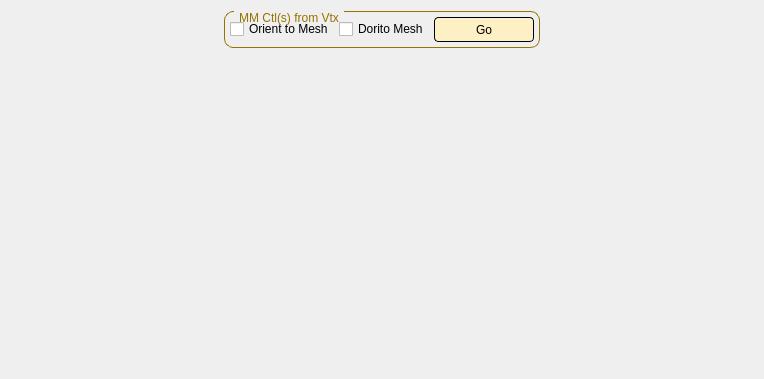
      <widget class="QWidget" name="tab_11">
       <attribute name="title">
        <string>Match Move Ctl</string>
       </attribute>
       <layout class="QGridLayout" name="gridLayout_26">
        <item row="0" column="0">
         <spacer name="horizontalSpacer_30">
          <property name="orientation">
           <enum>Qt::Horizontal</enum>
          </property>
          <property name="sizeHint" stdset="0">
           <size>
            <width>213</width>
            <height>20</height>
           </size>
          </property>
         </spacer>
        </item>
        <item row="0" column="1">
         <widget class="QGroupBox" name="groupBox_42">
          <property name="sizePolicy">
           <sizepolicy hsizetype="Preferred" vsizetype="Expanding">
            <horstretch>0</horstretch>
            <verstretch>0</verstretch>
           </sizepolicy>
          </property>
          <property name="minimumSize">
           <size>
            <width>0</width>
            <height>0</height>
           </size>
          </property>
          <property name="maximumSize">
           <size>
            <width>16777215</width>
            <height>47</height>
           </size>
          </property>
          <property name="styleSheet">
           <string notr="true">QGroupBox {
    border: 1px solid gray;
    border-radius: 9px;
    margin-top: 0.5em;
border-color:  rgb(150, 114, 0);
}

QGroupBox::title {
    subcontrol-origin: margin;
    left: 10px;
    padding: 0 3px 0 3px;
	color:  rgb(150, 114, 0);
}</string>
          </property>
          <property name="title">
           <string>MM Ctl(s) from Vtx</string>
          </property>
          <layout class="QGridLayout" name="gridLayout_133">
           <property name="leftMargin">
            <number>5</number>
           </property>
           <property name="topMargin">
            <number>5</number>
           </property>
           <property name="rightMargin">
            <number>5</number>
           </property>
           <property name="bottomMargin">
            <number>5</number>
           </property>
           <property name="spacing">
            <number>5</number>
           </property>
           <item row="0" column="0">
            <layout class="QGridLayout" name="gridLayout_134">
             <item row="0" column="0">
              <widget class="QCheckBox" name="chk_mmOrient">
               <property name="toolTip">
                <string>Orient ctls to vertex normal</string>
               </property>
               <property name="layoutDirection">
                <enum>Qt::LeftToRight</enum>
               </property>
               <property name="text">
                <string>Orient to Mesh</string>
               </property>
              </widget>
             </item>
             <item row="0" column="1">
              <widget class="QCheckBox" name="chk_mmDorito">
               <property name="toolTip">
                <string>Creates decondary dorito mesh, that is deformed by ctls</string>
               </property>
               <property name="layoutDirection">
                <enum>Qt::LeftToRight</enum>
               </property>
               <property name="text">
                <string>Dorito Mesh</string>
               </property>
              </widget>
             </item>
             <item row="0" column="2">
              <widget class="QPushButton" name="btn_mmGo">
               <property name="minimumSize">
                <size>
                 <width>100</width>
                 <height>25</height>
                </size>
               </property>
               <property name="toolTip">
                <string>Creates Match Move controllers on selected vetex(s), Selected mesh needs to be deformed on vertex level for ctls to follow.</string>
               </property>
               <property name="styleSheet">
                <string notr="true">QPushButton{
border-style: solid;
border-color: black;
border-width: 1px;
border-radius: 4px;
background-color: rgb(253, 240, 197);
color: rgb(0, 0, 0);
}
QPushButton:hover {   
border-style: solid;
border-color: black;
border-width: 1px;
border-radius: 4px;
background-color: rgb(240, 240, 240
);
color: rgb(0, 0, 0);
}</string>
               </property>
               <property name="text">
                <string>Go</string>
               </property>
              </widget>
             </item>
            </layout>
           </item>
          </layout>
         </widget>
        </item>
        <item row="0" column="2">
         <spacer name="horizontalSpacer_31">
          <property name="orientation">
           <enum>Qt::Horizontal</enum>
          </property>
          <property name="sizeHint" stdset="0">
           <size>
            <width>213</width>
            <height>20</height>
           </size>
          </property>
         </spacer>
        </item>
        <item row="1" column="1">
         <spacer name="verticalSpacer_42">
          <property name="orientation">
           <enum>Qt::Vertical</enum>
          </property>
          <property name="sizeHint" stdset="0">
           <size>
            <width>20</width>
            <height>320</height>
           </size>
          </property>
         </spacer>
        </item>
       </layout>
      </widget>
